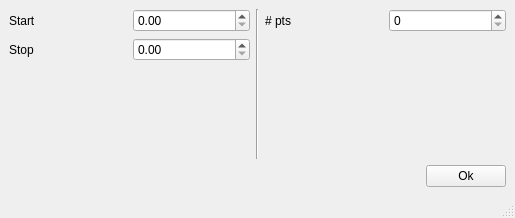
<?xml version="1.0" encoding="UTF-8"?>
<ui version="4.0">
 <class>MainWindow</class>
 <widget class="QMainWindow" name="MainWindow">
  <property name="geometry">
   <rect>
    <x>0</x>
    <y>0</y>
    <width>515</width>
    <height>218</height>
   </rect>
  </property>
  <property name="windowTitle">
   <string>MainWindow</string>
  </property>
  <widget class="QWidget" name="centralwidget">
   <layout class="QGridLayout" name="gridLayout_2">
    <item row="0" column="0">
     <layout class="QHBoxLayout" name="horizontalLayout">
      <item>
       <layout class="QVBoxLayout" name="verticalLayout">
        <item>
         <layout class="QGridLayout" name="gridLayout">
          <item row="0" column="0">
           <widget class="QLabel" name="label">
            <property name="text">
             <string>Start</string>
            </property>
           </widget>
          </item>
          <item row="1" column="0">
           <widget class="QLabel" name="label_2">
            <property name="text">
             <string>Stop</string>
            </property>
           </widget>
          </item>
          <item row="1" column="1">
           <widget class="PyScientificSpinBox" name="stop"/>
          </item>
          <item row="0" column="1">
           <widget class="PyScientificSpinBox" name="start"/>
          </item>
         </layout>
        </item>
        <item>
         <spacer name="verticalSpacer">
          <property name="orientation">
           <enum>Qt::Vertical</enum>
          </property>
          <property name="sizeHint" stdset="0">
           <size>
            <width>20</width>
            <height>40</height>
           </size>
          </property>
         </spacer>
        </item>
       </layout>
      </item>
      <item>
       <widget class="Line" name="line">
        <property name="orientation">
         <enum>Qt::Vertical</enum>
        </property>
       </widget>
      </item>
      <item>
       <layout class="QVBoxLayout" name="verticalLayout_2">
        <item>
         <layout class="QGridLayout" name="gridLayout_3">
          <item row="0" column="1">
           <widget class="QLabel" name="label_3">
            <property name="text">
             <string># pts</string>
            </property>
           </widget>
          </item>
          <item row="0" column="2">
           <widget class="QSpinBox" name="nbpts">
            <property name="maximum">
             <number>999999999</number>
            </property>
           </widget>
          </item>
         </layout>
        </item>
        <item>
         <spacer name="verticalSpacer_2">
          <property name="orientation">
           <enum>Qt::Vertical</enum>
          </property>
          <property name="sizeHint" stdset="0">
           <size>
            <width>20</width>
            <height>40</height>
           </size>
          </property>
         </spacer>
        </item>
       </layout>
      </item>
     </layout>
    </item>
    <item row="1" column="0">
     <layout class="QHBoxLayout" name="horizontalLayout_3">
      <item>
       <spacer name="horizontalSpacer">
        <property name="orientation">
         <enum>Qt::Horizontal</enum>
        </property>
        <property name="sizeHint" stdset="0">
         <size>
          <width>40</width>
          <height>20</height>
         </size>
        </property>
       </spacer>
      </item>
      <item>
       <widget class="QPushButton" name="pb_ok">
        <property name="text">
         <string>Ok</string>
        </property>
       </widget>
      </item>
     </layout>
    </item>
   </layout>
  </widget>
  <widget class="QMenuBar" name="menubar">
   <property name="geometry">
    <rect>
     <x>0</x>
     <y>0</y>
     <width>515</width>
     <height>26</height>
    </rect>
   </property>
  </widget>
  <widget class="QStatusBar" name="statusbar"/>
 </widget>
 <customwidgets>
  <customwidget>
   <class>PyScientificSpinBox</class>
   <extends>QDoubleSpinBox</extends>
   <header>pyHegel.gui.ScientificSpinBox</header>
  </customwidget>
 </customwidgets>
 <resources/>
 <connections/>
</ui>
